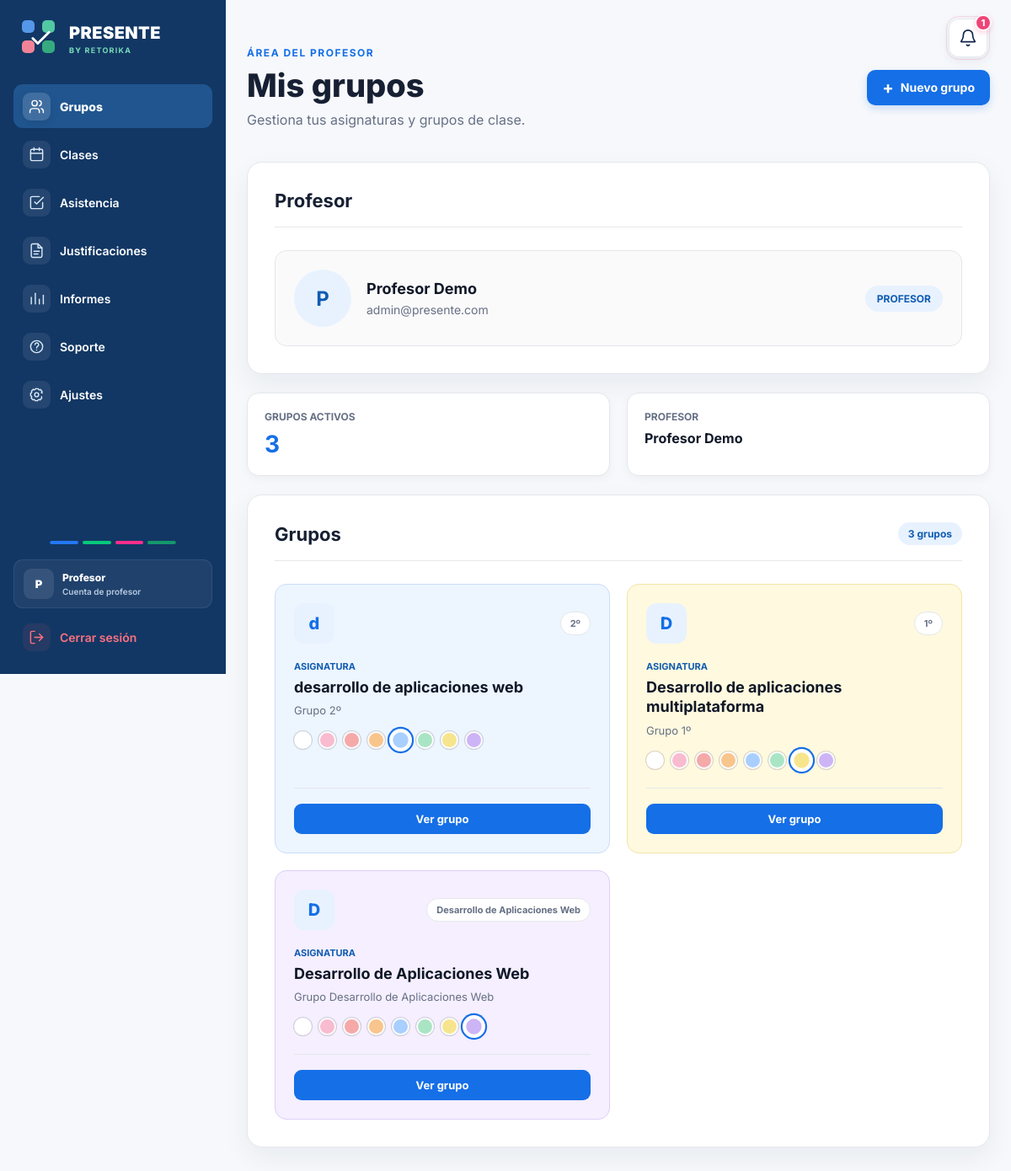
/profesor/panel/ (signed in), run on the app's committed database.
### asistencia/models.py (models this page shows, shortened)
class Profesor(models.Model):
    nombre = models.CharField(
        max_length=100
    )
    apellidos = models.CharField(
        max_length=150
    )
    email = models.EmailField(
        unique=True
    )
    foto = models.ImageField(
        upload_to='profesores/',
        blank=True,
        null=True,
        validators=[validar_foto_perfil]
    )

class Grupo(models.Model):
    COLORES = [
        ('blanco', 'Blanco'),
        ('rosa', 'Rosa'),
        ('rojo', 'Rojo'),
        ('naranja', 'Naranja'),
        ('azul', 'Azul'),
        ('verde', 'Verde'),
        ('amarillo', 'Amarillo'),
        ('violeta', 'Violeta'),
    ]
    nombre = models.CharField(
        max_length=100
    )
    asignatura = models.CharField(
        max_length=150
    )
    profesor = models.ForeignKey(
        Profesor,
        on_delete=models.CASCADE
    )
    color = models.CharField(
        max_length=20,
        choices=COLORES,
        default='blanco'
    )

### asistencia/views.py (the view)
def panel_profesor(request):
    profesor_id = request.session.get(
        'profesor_id'
    )
    if not profesor_id:
        return redirect(
            'seleccionar_login'
        )
    profesor = get_object_or_404(
        Profesor,
        id=profesor_id
    )
    grupos = Grupo.objects.filter(
        profesor=profesor
    )
    return render(
        request,
        'asistencia/panel_profesor.html',
        {
            'profesor': profesor,
            'grupos': grupos,
        }
    )

### asistencia/templates/asistencia/panel_profesor.html (shortened to what this page needs)
{% extends 'asistencia/base.html' %}
{% block content %}
<section class="panel-usuario">
    <div class="panel-contenedor" style="max-width:1100px;">
        <div class="panel-cabecera" style="
            display:flex;
            align-items:center;
            justify-content:space-between;
            gap:25px;
            flex-wrap:wrap;
        ">
            <div>
                <p class="panel-etiqueta">
                    ÁREA DEL PROFESOR
                </p>
                <h1>
                    Mis grupos
                </h1>
                <p class="panel-subtitulo">
                    Gestiona tus asignaturas y grupos de clase.
                </p>
            </div>
            <a href="{% url 'crear_grupo' %}" style="
                display:inline-flex;
                align-items:center;
                justify-content:center;
                gap:8px;
                padding:11px 18px;
                border-radius:10px;
                background:#156FE7;
                color:#FFFFFF;
                text-decoration:none;
                font-size:14px;
                font-weight:700;
                box-shadow:0 4px 10px rgba(21,111,231,.20);
            ">
                <span style="font-size:20px;line-height:1;">+</span>
                Nuevo grupo
            </a>
        </div>
        <div class="panel-tarjeta" style="margin-bottom:22px;">
            <div class="panel-tarjeta-titulo">
                <h2>Profesor</h2>
            </div>
            <div style="
                display:flex;
                align-items:center;
                justify-content:space-between;
                gap:20px;
                flex-wrap:wrap;
                margin-top:22px;
                padding:22px;
                border:1px solid #e5e7eb;
                border-radius:14px;
                background:#fafafa;
            ">
                <div style="
                    display:flex;
                    align-items:center;
                    gap:18px;
                ">
                    <div style="
                        width:68px;
                        height:68px;
                        border-radius:50%;
                        background:#E8F2FF;
                        display:flex;
                        align-items:center;
                        justify-content:center;
                        color:#105CB1;
                        font-size:24px;
                        font-weight:700;
                        flex-shrink:0;
                    ">
                        {{ profesor.nombre|first }}
                    </div>
                    <div>
                        <h3 style="
                            margin:0 0 6px 0;
                            color:#101828;
                            font-size:18px;
                        ">
                            {{ profesor.nombre }}
                            {{ profesor.apellidos }}
                        </h3>
                        <p style="
                            margin:0;
                            color:#667085;
                            font-size:14px;
                        ">
                            {{ profesor.email }}
                        </p>
                    </div>
                </div>
                <div style="
                    padding:8px 14px;
                    border-radius:999px;
                    background:#E8F2FF;
                    color:#105CB1;
                    font-size:12px;
                    font-weight:700;
                ">
                    PROFESOR
                </div>
            </div>
        </div>
        <div style="
            display:grid;
            grid-template-columns:repeat(auto-fit,minmax(220px,1fr));
            gap:20px;
            margin-bottom:22px;
        ">
            <div style="
                padding:20px;
                background:#FFFFFF;
                border:1px solid #e5e7eb;
                border-radius:14px;
                box-shadow:0 4px 12px rgba(16,24,40,.04);
            ">
                <p style="
                    margin:0 0 8px 0;
                    color:#667085;
                    font-size:12px;
                    font-weight:700;
                ">
                    GRUPOS ACTIVOS
                </p>
                <strong style="
                    display:block;
                    font-size:28px;
                    color:#156FE7;
                ">
                    {{ grupos|length }}
                </strong>
            </div>
            <div style="
                padding:20px;
                background:#FFFFFF;
                border:1px solid #e5e7eb;
                border-radius:14px;
                box-shadow:0 4px 12px rgba(16,24,40,.04);
            ">
                <p style="
                    margin:0 0 8px 0;
                    color:#667085;
                    font-size:12px;
                    font-weight:700;
                ">
                    PROFESOR
                </p>
                <strong style="
                    display:block;
                    font-size:16px;
                    color:#101828;
                ">
                    {{ profesor.nombre }}
                    {{ profesor.apellidos }}
                </strong>
            </div>
        </div>
        <div class="panel-tarjeta">
            <div class="panel-tarjeta-titulo" style="
                display:flex;
                align-items:center;
                justify-content:space-between;
                gap:15px;
                flex-wrap:wrap;
            ">
                <h2>Grupos</h2>
                <span style="
                    padding:6px 12px;
                    border-radius:999px;
                    background:#E8F2FF;
                    color:#105CB1;
                    font-size:12px;
                    font-weight:700;
                ">
                    {{ grupos|length }}
                    {% if grupos|length == 1 %}
                        grupo
                    {% else %}
                        grupos
                    {% endif %}
                </span>
            </div>
            {% if grupos %}
                <div style="
                    display:grid;
                    grid-template-columns:repeat(auto-fit,minmax(280px,1fr));
                    gap:20px;
                    margin-top:22px;
                ">
                    {% for grupo in grupos %}
                        <div class="tarjeta-grupo grupo-{{ grupo.color }}">
                            <div>
                                <div style="
                                    display:flex;
                                    align-items:center;
                                    justify-content:space-between;
                                    gap:15px;
                                    margin-bottom:20px;
                                ">
                                    <div style="
                                        width:48px;
                                        height:48px;
                                        border-radius:12px;
                                        background:#E8F2FF;
                                        display:flex;
                                        align-items:center;
                                        justify-content:center;
                                        color:#156FE7;
                                        font-size:20px;
                                        font-weight:800;
                                    ">
                                        {{ grupo.asignatura|first }}
                                    </div>
                                    <span style="
                                        padding:6px 11px;
                                        border-radius:999px;
                                        background:#FFFFFF;
                                        border:1px solid #e5e7eb;
                                        color:#667085;
                                        font-size:11px;
                                        font-weight:700;
                                    ">
                                        {{ grupo.nombre }}
                                    </span>
                                </div>
                                <p style="
                                    margin:0 0 6px 0;
                                    color:#105CB1;
                                    font-size:11px;
                                    font-weight:700;
                                ">
                                    ASIGNATURA
                                </p>
                                <h3 style="
                                    margin:0 0 8px 0;
                                    color:#101828;
                                    font-size:18px;
                                    line-height:1.3;
                                ">
                                    {{ grupo.asignatura }}
                                </h3>
                                <p style="
                                    margin:0;
                                    color:#667085;
                                    font-size:13px;
                                ">
                                    Grupo {{ grupo.nombre }}
                                </p>
                                <form
                                    method="post"
                                    action="{% url 'cambiar_color_grupo' grupo.id %}"
                                    class="selector-color-grupo"
                                >
                                    <button
                                        type="submit"
                                        name="color"
                                        value="blanco"
                                        class="color-grupo color-blanco"
                                        title="Blanco"
                                        aria-label="Blanco"
                                    ></button>
                                    <button
                                        type="submit"
                                        name="color"
                                        value="rosa"
                                        class="color-grupo color-rosa"
                                        title="Rosa"
                                        aria-label="Rosa"
                                    ></button>
                                    <button
                                        type="submit"
                                        name="color"
                                        value="rojo"
                                        class="color-grupo color-rojo"
                                        title="Rojo"
                                        aria-label="Rojo"
                                    ></button>
                                    <button
                                        type="submit"
                                        name="color"
                                        value="naranja"
                                        class="color-grupo color-naranja"
                                        title="Naranja"
                                        aria-label="Naranja"
                                    ></button>
                                    <button
                                        type="submit"
                                        name="color"
                                        value="azul"
                                        class="color-grupo color-azul"
                                        title="Azul"
                                        aria-label="Azul"
                                    ></button>
                                    <button
                                        type="submit"
                                        name="color"
                                        value="verde"
                                        class="color-grupo color-verde"
                                        title="Verde"
                                        aria-label="Verde"
                                    ></button>
                                    <button
                                        type="submit"
                                        name="color"
                                        value="amarillo"
                                        class="color-grupo color-amarillo"
                                        title="Amarillo"
                                        aria-label="Amarillo"
                                    ></button>
                                    <button
                                        type="submit"
                                        name="color"
                                        value="violeta"
                                        class="color-grupo color-violeta"
                                        title="Violeta"
                                        aria-label="Violeta"
                                    ></button>
                                </form>
                            </div>
                            <div style="
                                margin-top:22px;
                                padding-top:18px;
                                border-top:1px solid #e5e7eb;
                            ">
                                <a
                                    href="{% url 'detalle_grupo' grupo.id %}"
                                    style="
                                        display:flex;
                                        align-items:center;
                                        justify-content:center;
                                        width:100%;
                                        box-sizing:border-box;
                                        padding:10px 14px;
                                        border-radius:9px;
                                        background:#156FE7;
                                        color:#FFFFFF;
                                        text-decoration:none;
                                        font-size:13px;
                                        font-weight:700;
                                    "
                                >
                                    Ver grupo
                                </a>
                            </div>
                        </div>
                    {% endfor %}
                </div>
            {% endif %}
        </div>
    </div>
</section>
{% endblock %}

### data on the page
Profesor: nombre|first "P", nombre "Profesor", apellidos "Demo", email "admin@presente.com"
Grupo: asignatura|first "d", nombre "2º", asignatura "desarrollo de aplicaciones web"
Grupo: asignatura|first "D", nombre "1º", asignatura "Desarrollo de aplicaciones multiplataforma"
Grupo: asignatura|first "D", nombre "Desarrollo de Aplicaciones Web", asignatura "Desarrollo de Aplicaciones Web"

### other printed values
{{ total_notificaciones_profesor }} "1"
{{ grupos|length }} "3"
